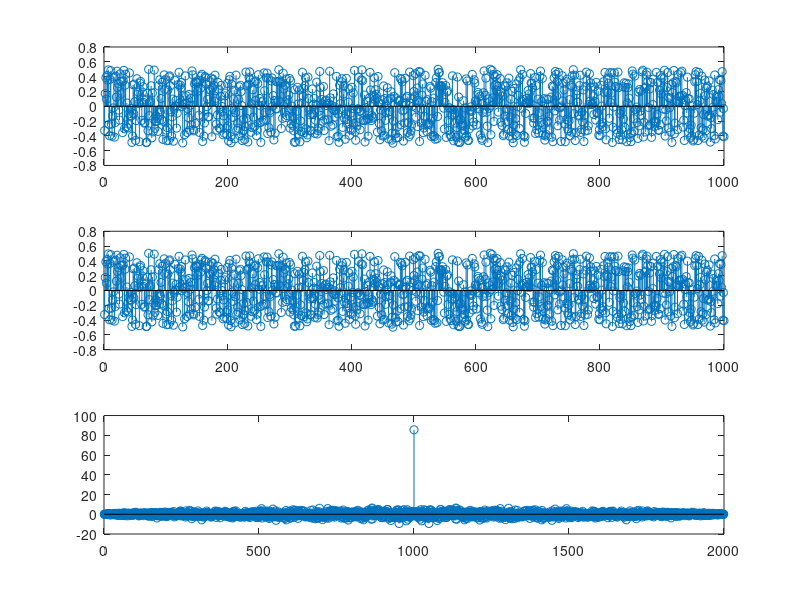

The MATLAB source for this figure:
close all;
clear all;
clc


x = rand(1,1000)-0.5;

%trækker mean value fra.
xx = x-mean(x);

y = xcorr(x);






figure(1)
subplot(3,1,1)
stem(x)
subplot(3,1,2)
stem(xx)
subplot(3,1,3)
stem(y)